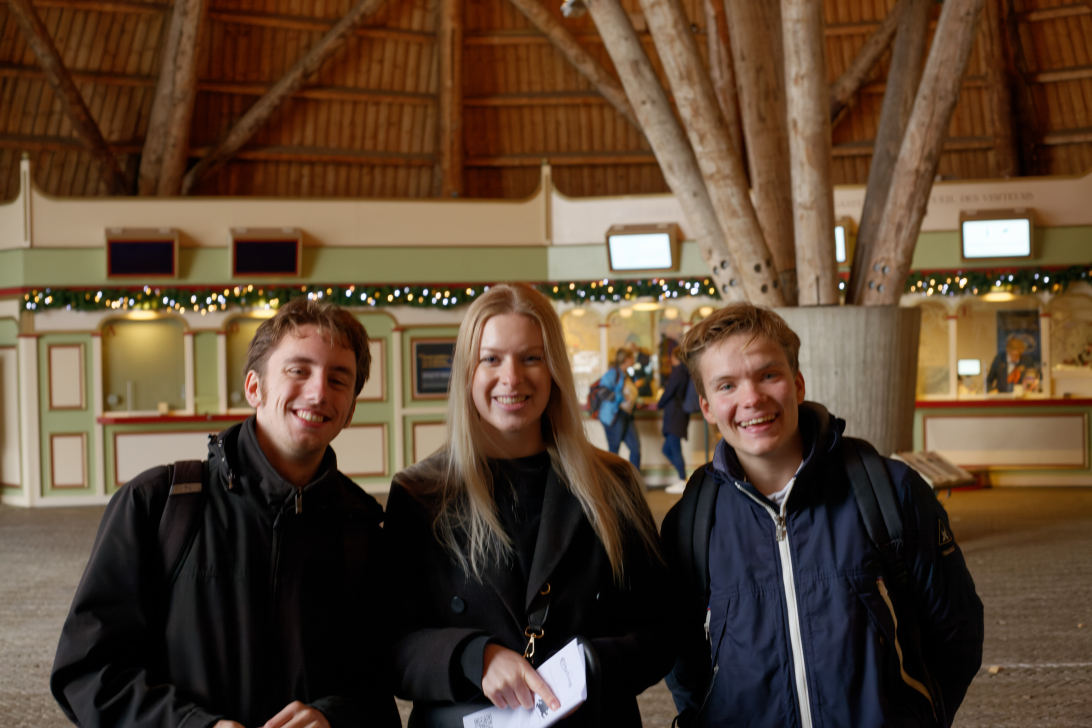
//> input picture Resources/multiplePersons.jpg, 4368 x 2912 px (shown at 1/4 size)
$ ./lesson8   (built with g++ and OpenCV 4)
//> lines starting //> are read from the running program, lines starting //| are printed output that depends on the picture; after the words box and inside, x2 and y2 are one past the last pixel; in counts of white or black regions, pixels touching at a corner belong together
#include <opencv2/imgcodecs.hpp>
#include <opencv2/highgui.hpp>
#include <opencv2/imgproc.hpp>
#include <opencv2/objdetect.hpp>
#include <iostream>

using namespace cv;
using namespace std;

/// course lesson face recognition ///

int FacialRecognition() {

	string objectType = "person";
	string path[4] = {
		{"resources/thom.jpg"},
		{"resources/multiplePersons.jpg"},
		{"resources/nathan.jpg"},
		{"resources/arno.png"}};
	Mat img = imread(path[1]);
//> img is the input picture: 2912 rows x 4368 cols, CV_8UC3; mean B, G, R 50.5, 69.2, 90.1
	Mat imgCrop;

	resize(img, imgCrop, Size(), 0.3, 0.3);

	CascadeClassifier faceCascade;
	faceCascade.load("Resources/haarcascade_frontalface_default.xml");

	if (faceCascade.empty()) {cout << "XML file not found" << endl;}

	vector<Rect> faces;
	faceCascade.detectMultiScale(imgCrop, faces, 1.1, 10); // look up detectMultiScale for more setting options
//> faces = 4 Rects (x, y, width, height): [755, 543, 62, 62], [551, 381, 125, 125], [832, 405, 131, 131], [313, 390, 141, 141]

	for (int i = 0; i < faces.size(); i++) {
		rectangle(imgCrop, faces[i].tl(), faces[i].br(), Scalar(255,0,255),3);
		putText(imgCrop, objectType, { faces[i].x, faces[i].y - 8 }, FONT_HERSHEY_PLAIN, 2, Scalar(0, 255, 0), 2);
	}
//> this loop made 4 passes
//> pass 1, in FacialRecognition, `putText(imgCrop, objectType, { faces[i].x, faces[i].y - 8 }, FONT_HERS..`:
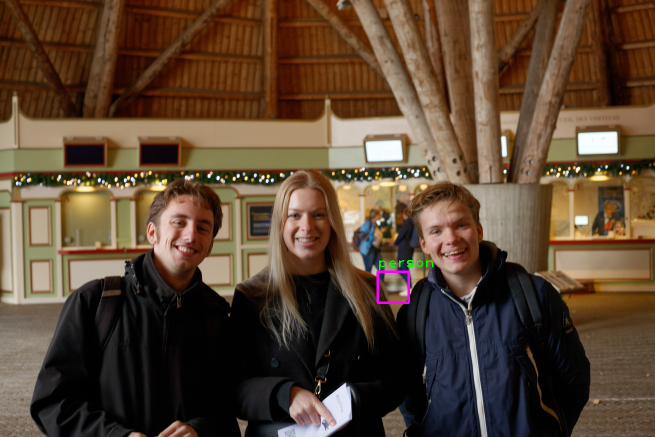
//> imgCrop: 874 rows x 1310 cols, CV_8UC3 (shown at 1/2 size); mean B, G, R 50.7, 69.1, 90.2
//> pass 2, in FacialRecognition, `putText(imgCrop, objectType, { faces[i].x, faces[i].y - 8 }, FONT_HERS..`:
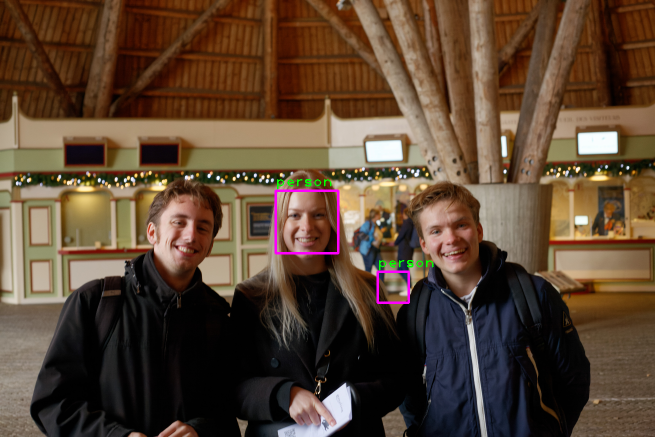
//> imgCrop: 874 rows x 1310 cols, CV_8UC3 (shown at 1/2 size); 0.27% of pixels changed, all inside (x1, y1, x2, y2) = (549, 358, 679, 509)
//> pass 3, in FacialRecognition, `putText(imgCrop, objectType, { faces[i].x, faces[i].y - 8 }, FONT_HERS..`:
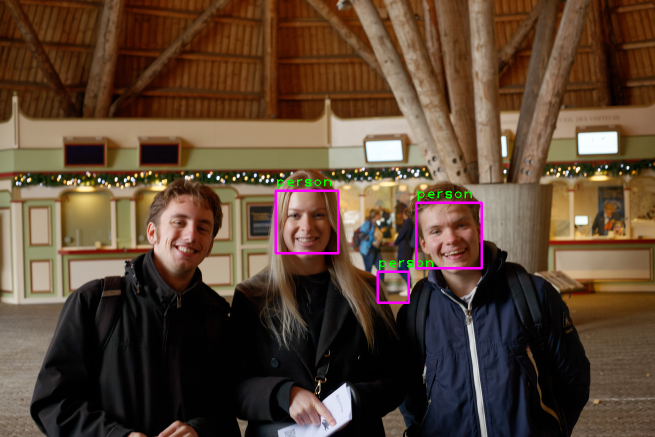
//> imgCrop: 874 rows x 1310 cols, CV_8UC3 (shown at 1/2 size); 0.28% of pixels changed, all inside (x1, y1, x2, y2) = (830, 382, 966, 539)
//> after the loop:
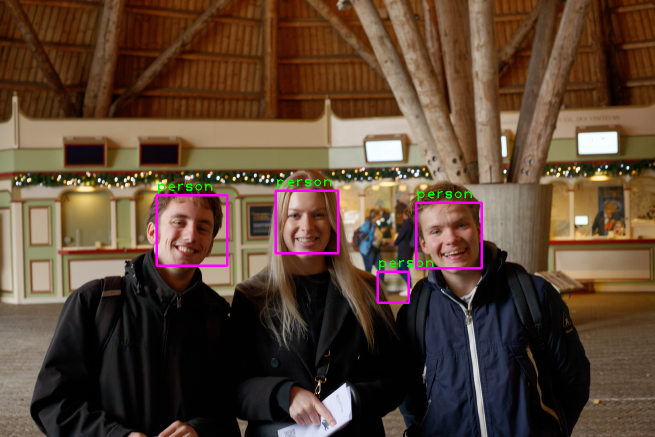
//> imgCrop: 874 rows x 1310 cols, CV_8UC3 (shown at 1/2 size); 0.3% of pixels changed, all inside (x1, y1, x2, y2) = (311, 367, 457, 534)

	imshow("Image", imgCrop);
	waitKey(0);
	return 0;

}

/// main function ///

int main() {

	FacialRecognition();

}
